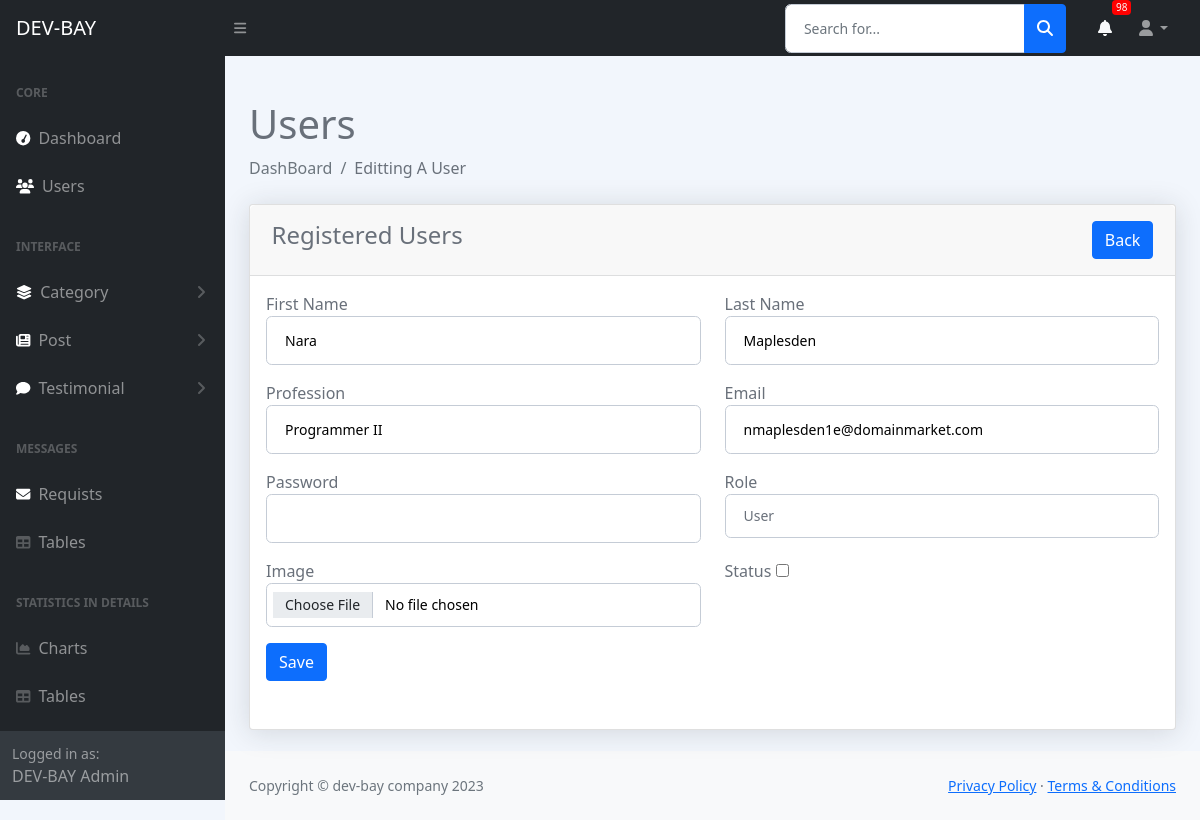
/admin/edit_user.php?id=263 (signed in), run on the app's committed database.
### tables this page shows
CREATE TABLE `users` (
  `id` int(10) NOT NULL,
  `firstname` varchar(200) NOT NULL,
  `lastname` varchar(200) NOT NULL,
  `profession` varchar(200) NOT NULL,
  `description` text NOT NULL,
  `email` varchar(200) NOT NULL,
  `password` varchar(200) NOT NULL,
  `image` varchar(100) NOT NULL,
  `status` int(5) NOT NULL DEFAULT 0,
  `role_as` int(1) NOT NULL DEFAULT 0,
  `created_at` date NOT NULL DEFAULT current_timestamp(),
  `updated_at` date DEFAULT current_timestamp()
);

### admin/edit_user.php (the view, shortened to what this page needs)
<?php
include('./includes/header.php');
?>
<div class="container-fluid px-4">
    <h1 class="mt-4">Users</h1>
    <ol class="breadcrumb mb-4">
        <li class="breadcrumb-item active">DashBoard</li>
        <li class="breadcrumb-item">Editting A User</li>
    </ol>
    <div class="row">
        <div class="col-md-12">
            <div class="card">
                <div class="card-header">
                    <h4>Registered Users
                        <a href='./registered_users.php'><button class="btn btn-primary float-end rounded">Back</button></a>
                    </h4>
                </div>
                <div class="card-body">
                    <?php
                    if (isset($_GET['id'])):
                        $id = $_GET['id'];
                        $Query = "select * from users where id = '$id'";
                        $Result = mysqli_query($connection, $Query);
                        if (mysqli_num_rows($Result) > 0) :
                            foreach ($Result as $user) : ?>
                                <form action="./update_user.php" method="POST" enctype="multipart/form-data">
                                    <div class="row">
                                        <div class="col-md-6 mb-3">
                                            <label for="Fname">First Name</label>
                                            <input value="<?= $user['firstname'] ?>" type="text" name="fname" required class="form-control" id="Fname">
                                        </div>
                                        <div class="col-md-6 mb-3">
                                            <label for="Lname">Last Name</label>
                                            <input value="<?= $user['lastname'] ?>" type="text" name="lname" required class="form-control" id="Lname">
                                        </div>
                                        <div class="col-md-6 mb-3">
                                            <label for="Profession">Profession</label>
                                            <input value="<?= $user['profession'] ?>" type="text" name="profession" required class="form-control" id="Profession">
                                        </div>
                                        <div class="col-md-6 mb-3">
                                            <label for="Email">Email</label>
                                            <input value="<?= $user['email'] ?>" type="email" name="email" required class="form-control" id="Email">
                                        </div>
                                        <div class="col-md-6 mb-3">
                                            <label for="Password">Password</label>
                                            <input type="password" name="password" required class="form-control" id="Password">
                                        </div>
                                        <div class="col-md-6 mb-3">
                                            <label for="Role">Role</label>
                                            <select name="role" id="Role" required class="form-control">
                                                <option value="0" <?= $user['role_as'] == '0' ? 'selected' : '' ?>>User</option>
                                            </select>
                                        </div>
                                        <div class="col-md-6 mb-3">
                                            <label for="Image">Image</label>
                                            <input type="file" name="image" required class="form-control" id="Image">
                                        </div>
                                        <div class="col-md-6 mb-3 flex ">
                                            <label for="Status">Status</label>
                                            <input <?= $user['status'] == '1' ? 'checked' : '' ?> type="checkbox" name='status[]' width="80px" height="80px" id="Status">
                                        </div>
                                        <div class="col-md-6 mb-3">
                                            <button type="submit" name="save_btn" class="btn btn-primary">Save</button>
                                        </div>
                                    </div>
                                </form>
                            <?php endforeach; ?>
                        <?php else : ?>
                            <h2 class="bg-danger text-center">
                                There is no records !!
                            </h2>
                        <?php endif; ?>
                    <?php else : ?>
                        <h2 class="bg-danger text-center">
                            Oups, There something went wrong !!
                        </h2>
                    <?php endif; ?>
                </div>
            </div>
        </div>
    </div>
</div>
<?php
include('./includes/footer.php');
include('./includes/scripts.php');
?>

### admin/includes/header.php (style rules this page uses)
body { margin-top: 20px; background-color: #f2f6fc; color: #69707a; }
input { color: #000 !important; }
.card { box-shadow: 0 0.15rem 1.75rem 0 rgb(33 40 50 / 15%); }
.card .card-header { font-weight: 500; }
.card-header:first-child { border-radius: 0.35rem 0.35rem 0 0; }
.card-header { padding: 1rem 1.35rem; margin-bottom: 0; background-color: rgba(33, 40, 50, 0.03); border-bottom: 1px solid rgba(33, 40, 50, 0.125); }
.form-control, .dataTable-input { display: block; width: 100%; padding: 0.875rem 1.125rem; font-size: 0.875rem; font-weight: 400; line-height: 1; color: #69707a; background-color: #fff; background-clip: padding-box; border: 1px solid #c5ccd6; -webkit-appearance: none; -moz-appearance: none; appearance: none; border-radius: 0.35rem; transition: border-color 0.15s ease-in-out, box-shadow 0.15s ease-in-out; }

### data on the page
users: fname "Nara", lname "Maplesden", profession "Programmer II", email "nmaplesden1e@domainmarket.com", role "User"

### other printed values
$newReq "98"
